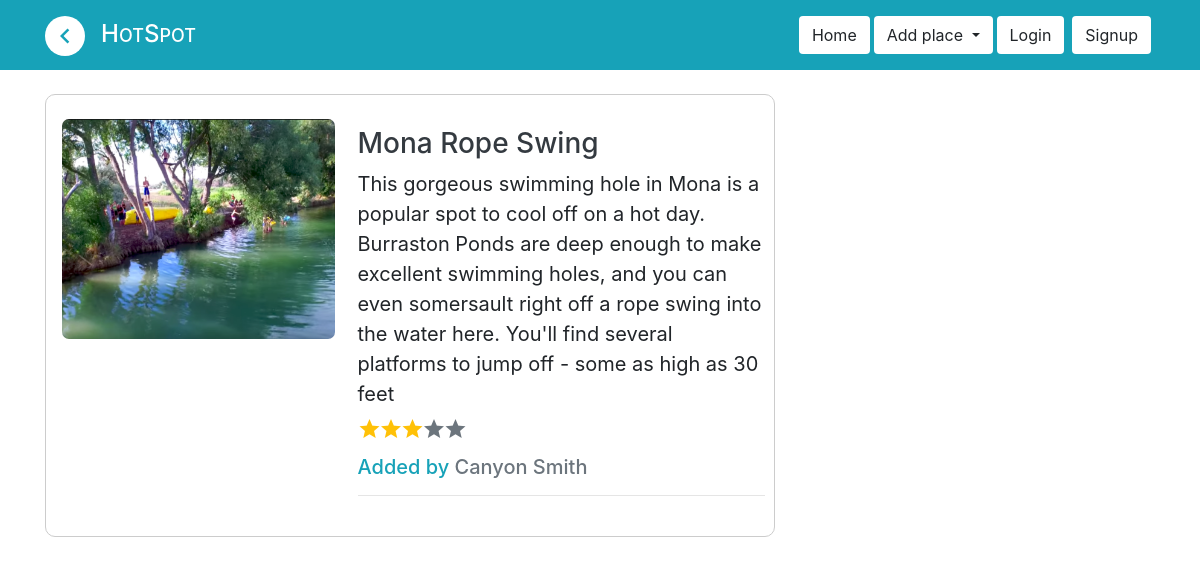
The page /place/19 on the database its author committed.
### application/models.py (models this page shows)
class place_information(models.Model):
    place_image = models.ImageField(upload_to='photos')
    place_name = models.CharField(max_length=255)
    place_description = models.TextField()
    place_longitude = models.FloatField()
    place_latitude = models.FloatField()
    place_ratings = models.IntegerField()
    place_type = models.CharField(max_length=100)
    added_by = models.ForeignKey(User, on_delete=models.CASCADE, default=0)
    start_date_time = models.DateTimeField(null=True, blank=True)
    end_date_time = models.DateTimeField(null=True, blank=True)

### application/views.py (the view)
# urls.py: path('place/<id>', views.place, name="place"),
def place(request, id):
    focused_place = place_information.objects.get(id=id)
    context = {
        'place': focused_place
    }
    return render(request, 'place.html', context)

### templates/place.html (shortened to what this page needs)
{% load static %}
{% include 'inc/head.inc.html' %}
{% include 'inc/navbar.inc.html' %}
<body>
    <br>
    <div class="container">
        <div class="row">
            <div class="col-sm-8">
                <div class="p-3" style="border: solid 1px #cccccc; border-radius: 10px;">
                    <div class="row">
                        <div class="col-sm-5 py-2">
                            <img src="media/{{place.place_image}}" style="width: 100%; height:220px; border-radius: 7px;" alt="">
                        </div>
                        <div class="col-sm-7 p-2">
                            <h3 class="text-dark my-2">{{place.place_name}}</h3>
                            <p class="my-2" style="font-size:20px">{{place.place_description}}</p>
                            <div style="display: inline;" class="ratingParent my-2" id="single_rating">
                                <i class="material-icons text-secondary" style="margin-right: -7px;">star</i>
                                <i class="material-icons text-secondary" style="margin-right: -7px;">star</i>
                                <i class="material-icons text-secondary" style="margin-right: -7px;">star</i>
                                <i class="material-icons text-secondary" style="margin-right: -7px;">star</i>
                                <i class="material-icons text-secondary" style="margin-right: -7px;">star</i>
                            </div>
                            <div class="my-2">
                                <h5 class="text-info">Added by <span class="text-secondary">{{place.added_by.first_name}} {{place.added_by.last_name}}</span></h5>
                            </div>
                            <hr>
                        </div>
                    </div>
                </div>
            </div>
            <div class="col-sm-4">
            </div>
        </div>
    </div>
</body>
</html>

### rows shown on the page
place_information: place_image (picture), place_name "Mona Rope Swing", place_description "This gorgeous swimming hole in Mona is a popular spot to cool off on a hot day. Burraston Ponds are deep enough to make excellent swimming holes, and you can even somersault right off a rope swing into the water here. You'll find several platforms to jump off - some as high as 30 feet", added_by.first_name "Canyon", added_by.last_name "Smith"
